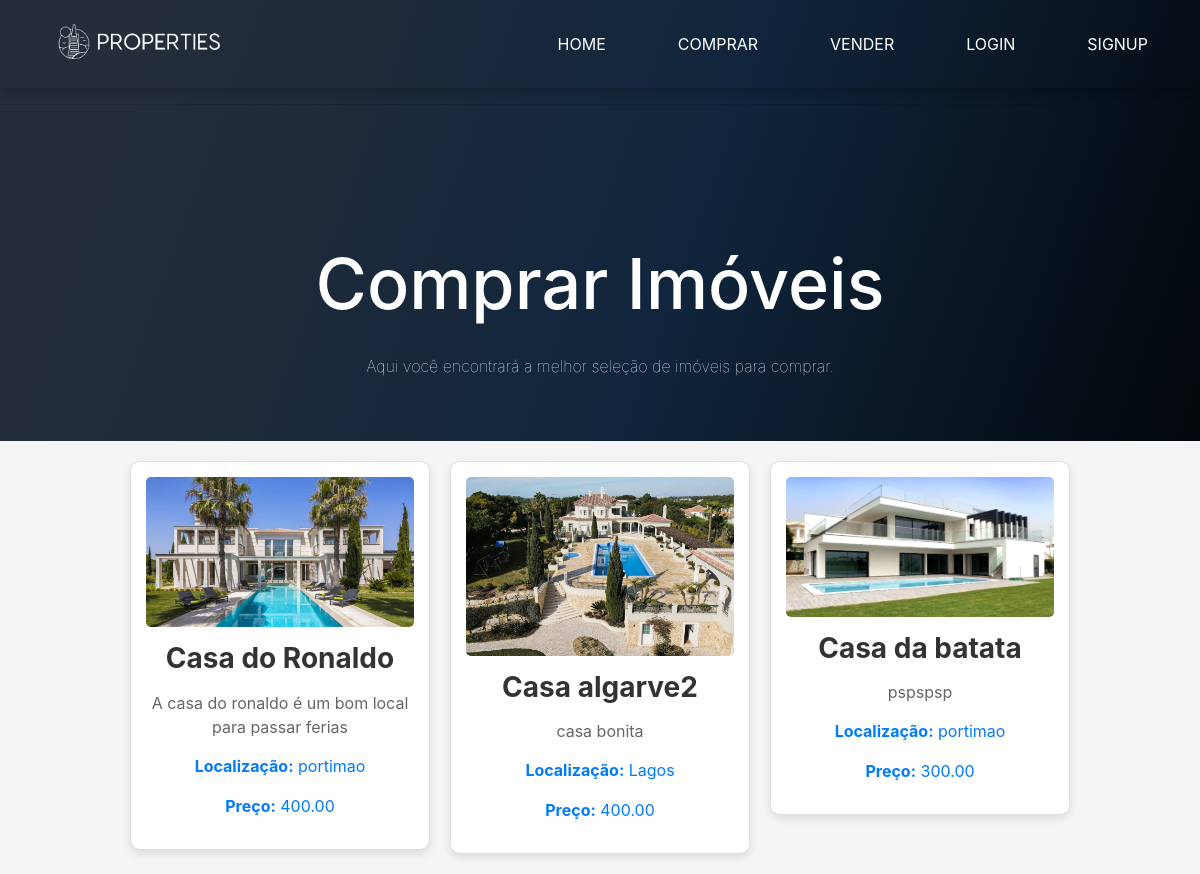
The page /comprar/ on the database as committed earlier.
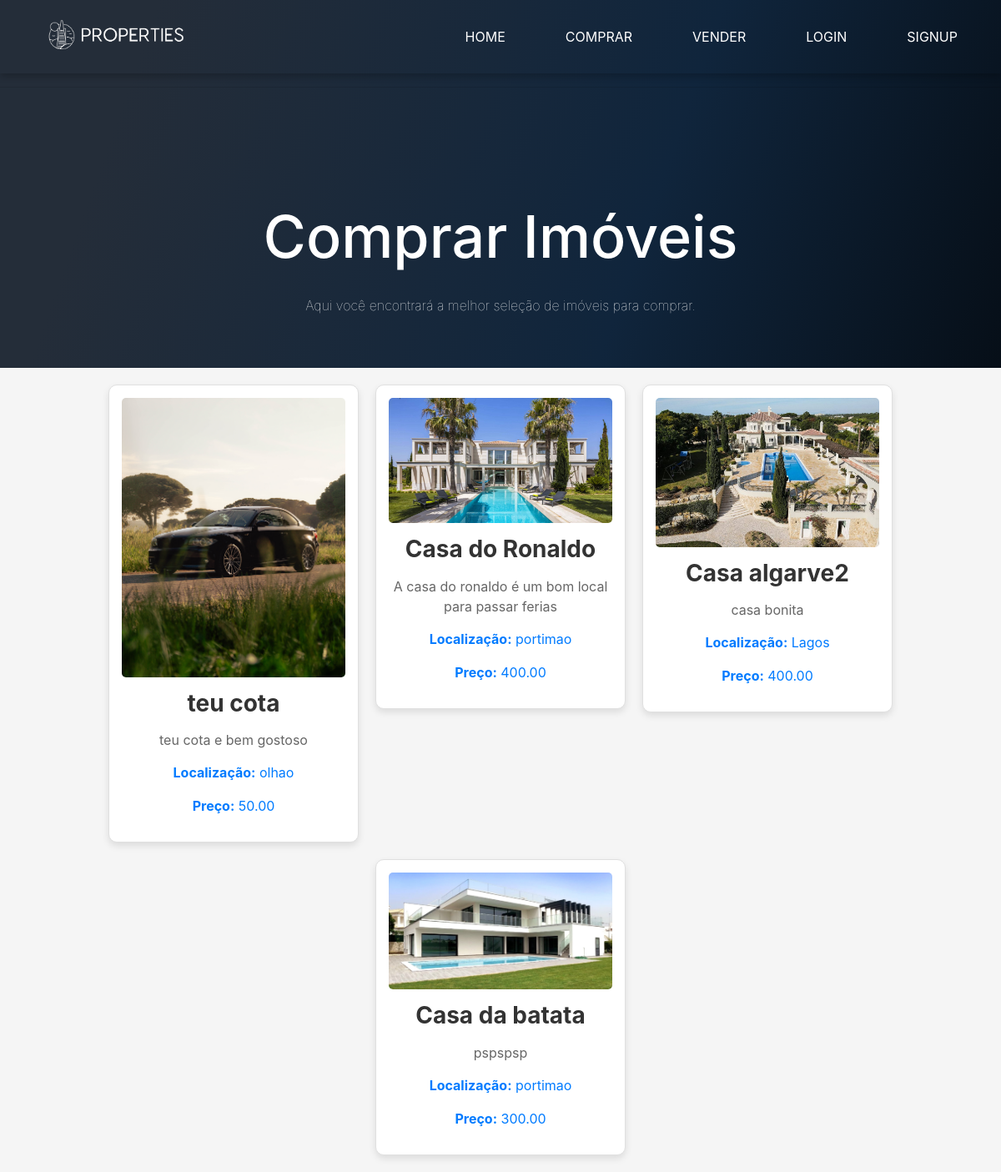
The same page on the database as committed later.
### base/models.py (models this page shows, shortened)
class Property(models.Model):
    LOCATION_CHOICES = [
        ('faro', 'Faro'),
        ('lagos', 'Lagos'),
        ('portimao', 'Portimão'),
        ('albufeira', 'Albufeira'),
        ('tavira', 'Tavira'),
        ('olhao', 'Olhão'),
        ('silves', 'Silves'),
        ('loule', 'Loulé'),
        ('vila_real_de_santo_antonio', 'Vila Real de Santo António'),
    ]
    host = models.ForeignKey('Profile', on_delete=models.CASCADE)
    title = models.CharField(max_length=255)
    description = models.TextField()
    location = models.CharField(max_length=100, choices=LOCATION_CHOICES)
    price = models.DecimalField(max_digits=6, decimal_places=2)

class PropertyImage(models.Model):
    property = models.ForeignKey('Property', related_name='images', on_delete=models.CASCADE)
    image = models.ImageField(upload_to='property_images/')
    uploaded_at = models.DateTimeField(auto_now_add=True)

### base/views.py (the view)
# urls.py: path('comprar/', views.buy, name='comprar'),
def buy(request):
    properties = Property.objects.order_by('-id')
    properties_with_images = []
    for prop in properties:
        first_image = prop.images.first()  # Utiliza o `related_name` definido no modelo
        properties_with_images.append((prop, first_image))
    return render(request, 'buy.html', {'properties_with_images': properties_with_images})

### templates/buy.html
{% extends 'main.html' %}
{% block content %}
<div class="content ">
    <h1>Comprar Imóveis</h1>
    <p>Aqui você encontrará a melhor seleção de imóveis para comprar.</p>
</div>
    <div class="card-container">
    {% if properties_with_images %}
        {% for property, image in properties_with_images %}
            <a href="{% url 'property_detail' property.pk %}" class="property-link">
            <div class="property-card">
                {% if image %}
                    <img src="{{ image.image.url }}" alt="{{ property.title }} - Image" class="property-image">
                {% else %}
                    <p class="no-image">Nenhuma imagem disponível</p>
                {% endif %}
                <h2 class="property-title">{{ property.title }}</h2>
                <p class="property-description">{{ property.description }}</p>
                <p><strong>Localização:</strong> {{ property.location }}</p>
                <p><strong>Preço:</strong> {{ property.price }}</p>
            </div>
            </a>
        {% endfor %}
    {% else %}
        <div class="no-property">
            Nenhum imóvel disponível no momento.
        </div>
    {% endif %}
</div>
{% endblock %}

Rows that differ between the two databases and show on the page:
added Property: image (placeholder picture), title "teu cota", description "teu cota e bem gostoso", location "olhao", price "50.00"
